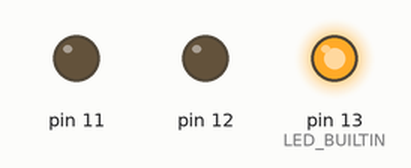
This sketch was run on a simulated Arduino Uno, built with avr-gcc and run on an emulated ATmega328P. Shown: output pins drawn as LEDs (lit = HIGH).

Above: at 0.2 s.
At 1.0 s:
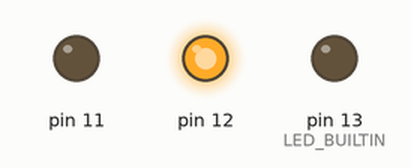
At 1.4 s:
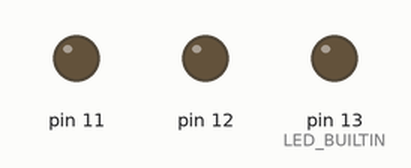
At 3.8 s:
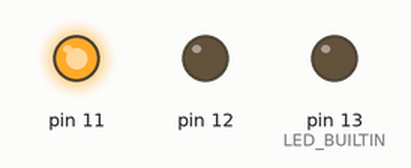
Timing chart, 0 to 4.6 s (numbered marks = the images above):
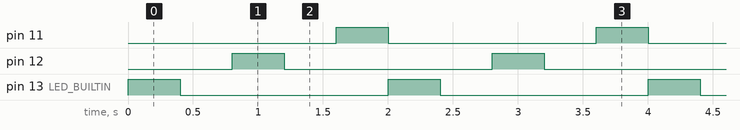

Measured:
- by itself, pin 11, pin 12, pin 13 (LED_BUILTIN): alternates HIGH for 0.40 s and LOW for 1.6 s
- by itself, everything shown: repeats every 2.0 s, in 6 steps

The sketch:

For_traffic_light..ino
```cpp
// C++ code
//
int animationspeed = 0;

void setup()
{
  pinMode(LED_BUILTIN, OUTPUT);
  pinMode(12, OUTPUT);
  pinMode(11, OUTPUT);
}

void loop()
{
  animationspeed = 400;
  digitalWrite(LED_BUILTIN, HIGH);
  delay(animationspeed); // Wait for animationspeed millisecond(s)
  digitalWrite(LED_BUILTIN, LOW);
  delay(animationspeed); // Wait for animationspeed millisecond(s)
  digitalWrite(12, HIGH);
  delay(animationspeed); // Wait for animationspeed millisecond(s)
  digitalWrite(12, LOW);
  delay(animationspeed); // Wait for animationspeed millisecond(s)
  digitalWrite(11, HIGH);
  delay(animationspeed); // Wait for animationspeed millisecond(s)
  digitalWrite(11, LOW);
}
```
